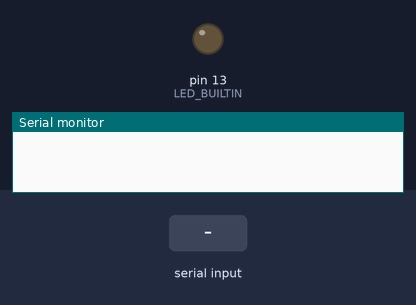
Recording of a sketch running on a simulated Arduino Uno, built with avr-gcc and run on an emulated ATmega328P. On the bench: output pins drawn as LEDs (lit = HIGH), the last lines printed to the serial monitor. Inputs (shaded band) come from the test bench.

Above: at 1.2 s.
1.3 s: "ligar\n" received over Serial
At 2.3 s:
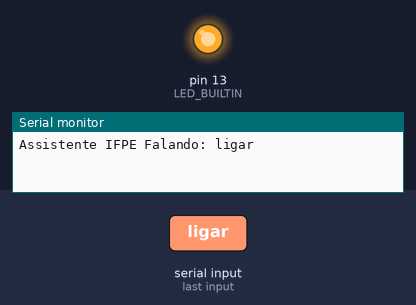
2.8 s: byte 10 ('\n') received over Serial
Timing chart, 0 to 5.8 s (numbered marks = the images above; inputs shaded):
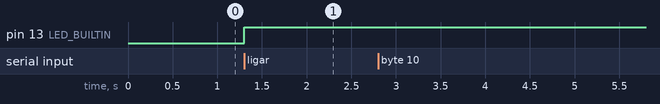

The sketch:

assistenteArduino.ino
```cpp
String inputString = "";         // a String to hold incoming data
bool stringComplete = false;  // whether the string is complete

void setup() {
  // initialize serial:
  Serial.begin(115200);
  // reserve 200 bytes for the inputString:
  inputString.reserve(200);

  pinMode(LED_BUILTIN, OUTPUT);
}

void loop() {
  // print the string when a newline arrives:
  if (stringComplete) {
    Serial.print("Assistente IFPE Falando: ");
    Serial.print(inputString);
    // clear the string:
    if(inputString.startsWith("ligar")){
      digitalWrite(LED_BUILTIN, !digitalRead(LED_BUILTIN));// toggle
    }
    inputString = "";
    stringComplete = false;
  }
}

/*
  SerialEvent occurs whenever a new data comes in the hardware serial RX. This
  routine is run between each time loop() runs, so using delay inside loop can
  delay response. Multiple bytes of data may be available.
*/
void serialEvent() {
  while (Serial.available()) {
    // get the new byte:
    char inChar = (char)Serial.read();
    // add it to the inputString:
    inputString += inChar;
    // if the incoming character is a newline, set a flag so the main loop can
    // do something about it:
    if (inChar == '\n') {
      stringComplete = true;
    }
  }
}
```

Measured:
- after the input at 1.3 s, pin 13 (LED_BUILTIN): LOW → HIGH at once
